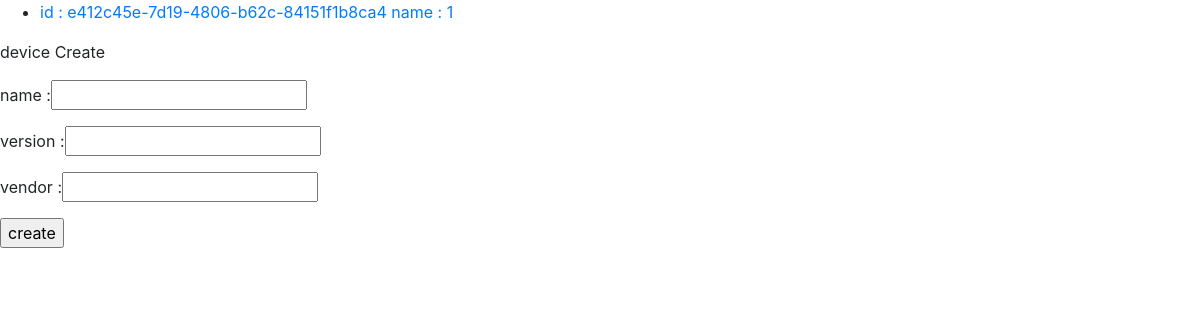
Page /api/v1/device/ on the earlier database version.
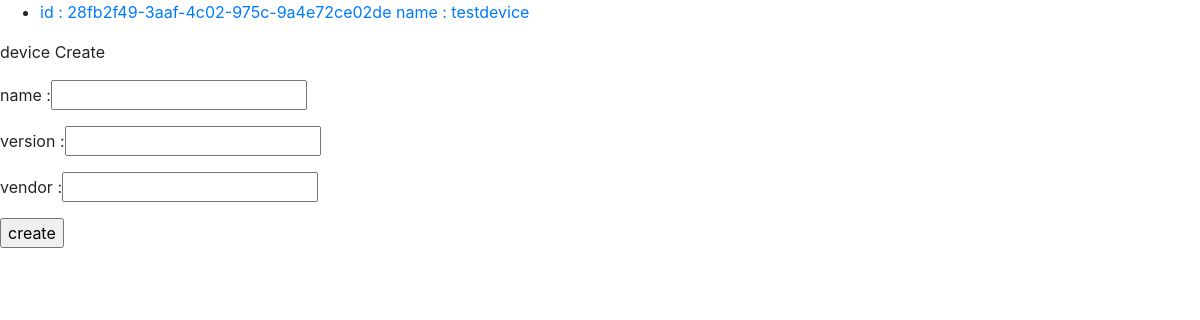
Same page on the later database version.
### device/models.py (models this page shows)
class Device(models.Model):
    id = models.CharField(max_length= 36, primary_key= True, default=uuid.uuid4())
    name = models.CharField(max_length=50)
    vendor = models.CharField(max_length=50)
    version = models.CharField(max_length=36)
    created_at = models.DateTimeField(auto_now_add= True)
    updated_at = models.DateTimeField(auto_now=True)

### device/views.py (the view, shortened to what this page needs)
# urls.py: path('', views.deviceList),
@csrf_exempt
def deviceList(request):
    if request.method == 'GET':
        device_list = Device.objects.all()
        context = {'list': device_list, 'category': 'device'}
        return render(request, 'list.html', context)

### templates/list.html
{% load static %}
<link rel="stylesheet" type="text/css" href="{% static 'bootstrap.min.css' %}">
{% if list %}
  <ul>
  {% for item in list %}
  <li><a href="{{ item.id }}/">id : {{ item.id }} name : {{ item.name }}</a></li>
  {% endfor %}
  </ul>
{% else %}
  <p>{{category}}가 없습니다.</p>
{% endif %}
<form method = "POST">
    <div class = "form-inline form-group">
        <label>{{ category }} Create</label>
    </div>
    <div class = "form-inline form-group">
        <label>name : </label><label>
        <input name="name" type="text"  >
    </label>
    </div>
    <div class = "form-inline form-group">
        <label>version : </label><label>
        <input name="version" type="text"  >
    </label>
    </div>
    {% if category != 'booth' %}
    <div class = "form-inline form-group">
        <label>vendor : </label><label>
        <input name="vendor" type="text"  >
    </label>
    </div>
    {% endif %}
    <input type="submit" value = "create">
</form>

Differences in the rows shown:
removed Device: id "e412c45e-7d19-4806-b62c-84151f1b8ca4", name "1"
added Device: id "28fb2f49-3aaf-4c02-975c-9a4e72ce02de", name "testdevice"
